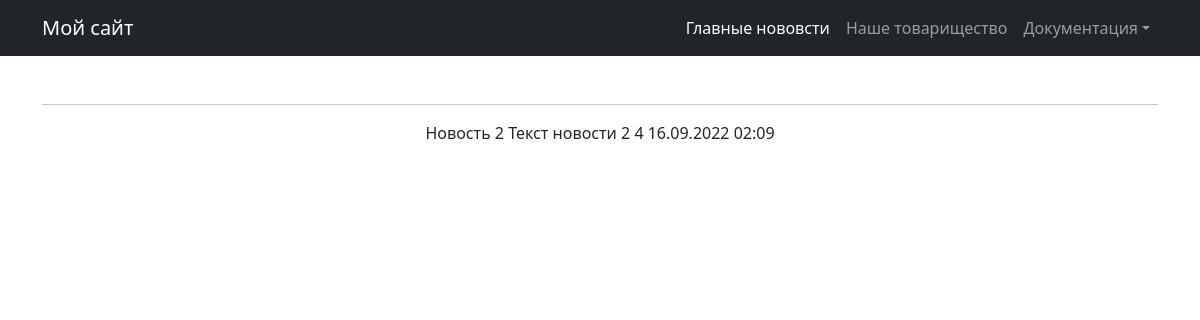
The page /news/2 on the database its author committed.
### new/models.py (models this page shows, shortened)
class Post(models.Model):
    author_post = models.ForeignKey(Author, on_delete=models.CASCADE)
    NEWS = 'NW'
    ARTICLE = 'AR'
    CATEGORY_CHOICES =  (
        ( NEWS, 'НОВОСТЬ'),
        (ARTICLE, 'СЧАСТЬЕ')
    )
    categoryType = models.CharField(max_length=2, choices=CATEGORY_CHOICES, default=ARTICLE)
    dataCreation = models.DateTimeField(auto_now_add=True)
    postCategory = models.ManyToManyField(Category, through='PostCategory')
    title = models.CharField(max_length=128)
    text = models.TextField()
    rating = models.SmallIntegerField(default=0)

### new/views.py (the view)
# urls.py: path('<int:pk>', PostDetail.as_view()),
class PostDetail(DetailView):
    model = Post
    template_name = 'News2.html'
    context_object_name = 'Post'
    paginate_by = 1

### new/templatetags/censor.py (called while the page is built)
def censor(value):
   bad_words = ('редиска')
   if not isinstance(value, str):
      raise TypeError(f"unresolved type '{type(value)}' expected  type 'str'")
   for word in value.split():
      if word.lower() in bad_words:
         value = value.replace(word, f"{word[0]}{'*' * (len(word) - 1)}")
   return value

### templates/News2.html (shortened to what this page needs)
{% extends 'flatpages/default.html' %}
{% load censor %}
{% block content %}
   <hr>
   <td>{{ Post.title }}</td>
   <td>{{ Post.text|censor }}</td>
   <td>{{ Post.rating }}</td>
   <td>{{ Post.dataCreation|date:'d.m.Y h:m'}}</td>
{% endblock content %}

### rows shown on the page
Post: title "Новость 2", text|censor "Текст новости 2", rating "4", dataCreation "16.09.2022 02:09"
